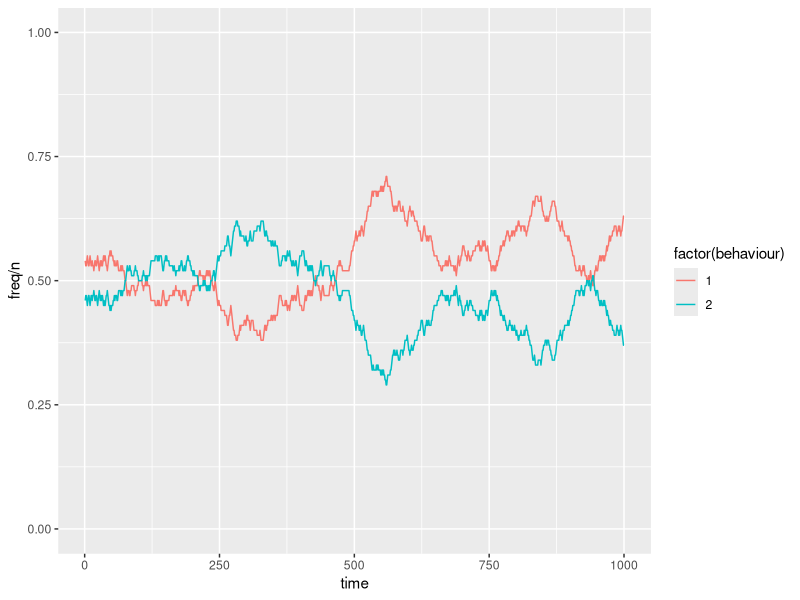
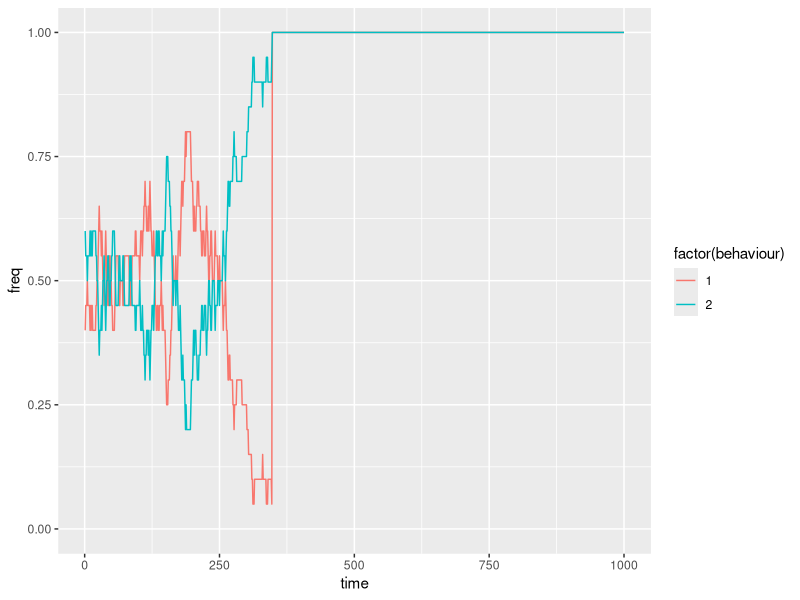
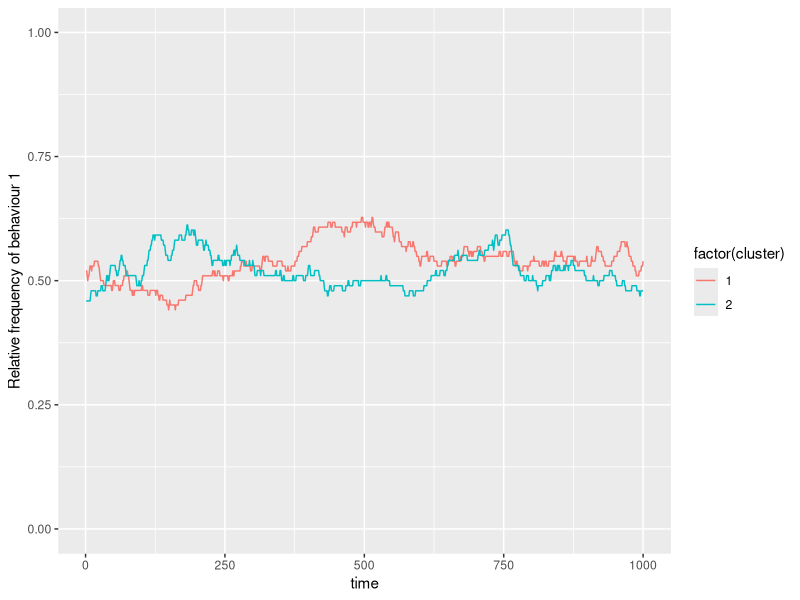
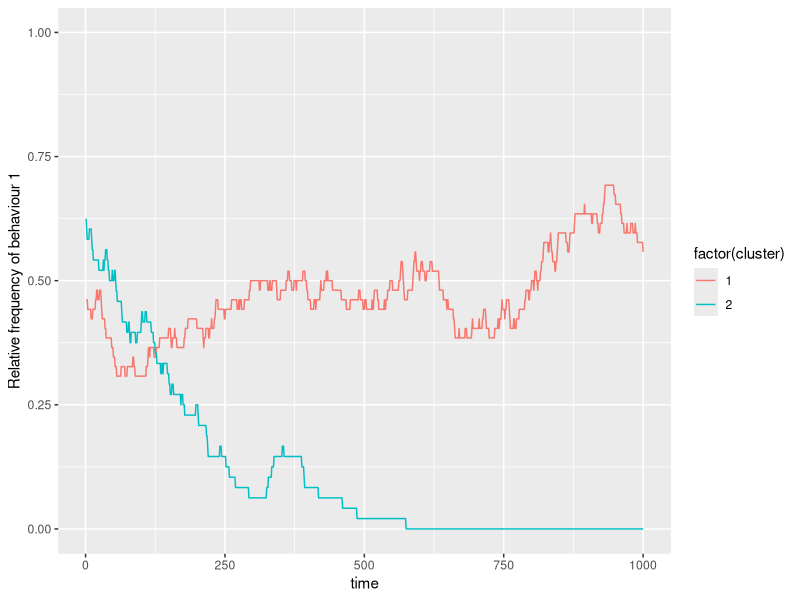
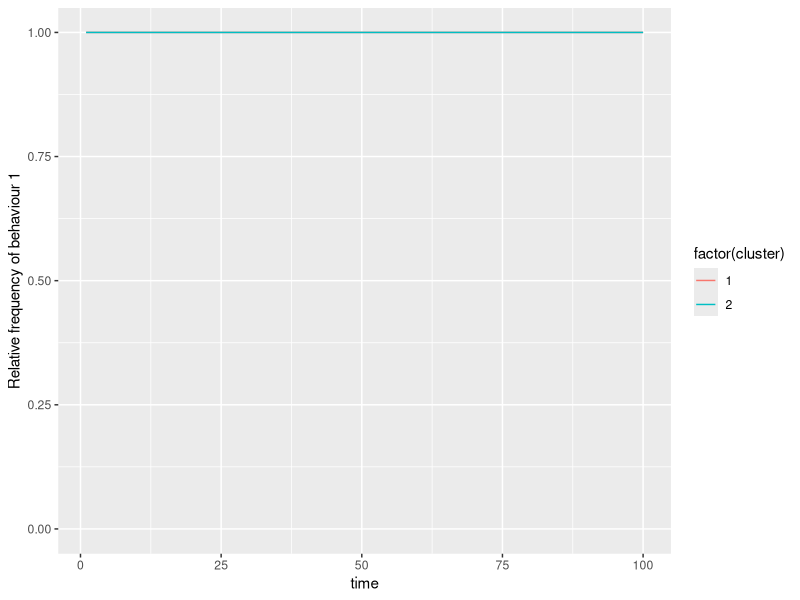
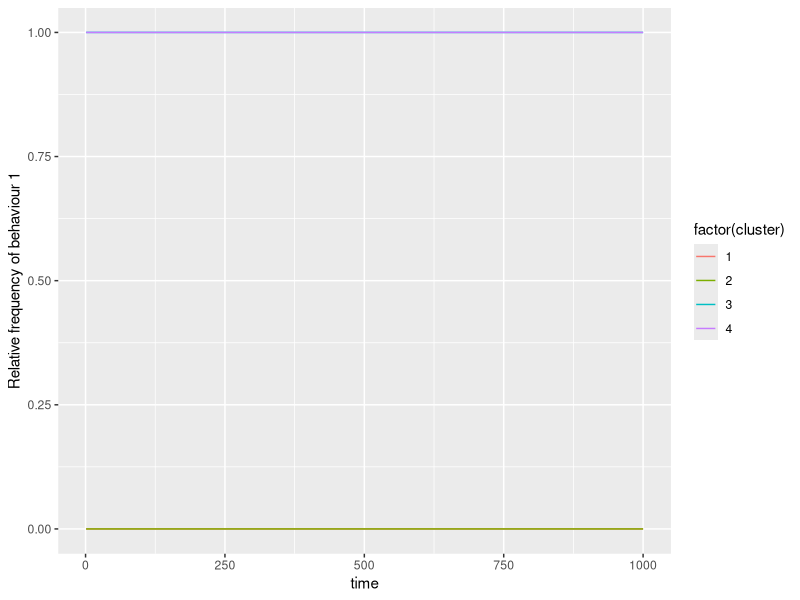
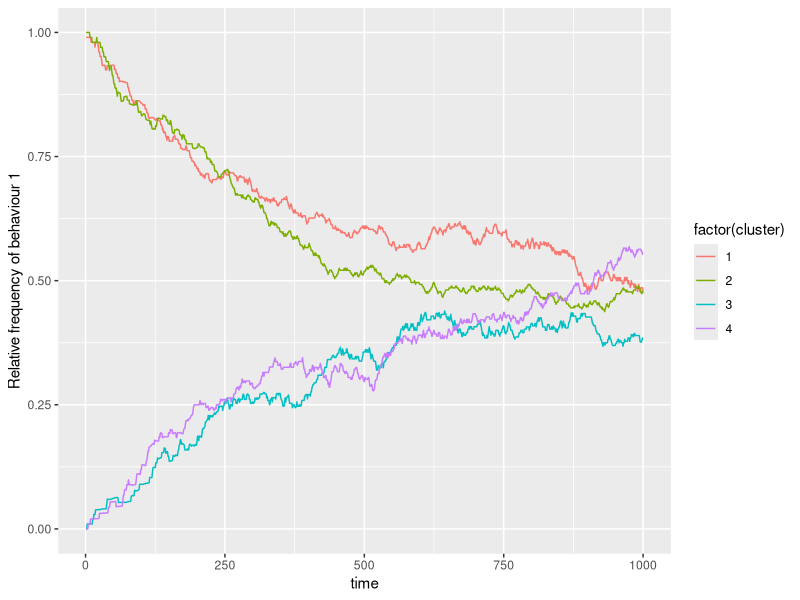
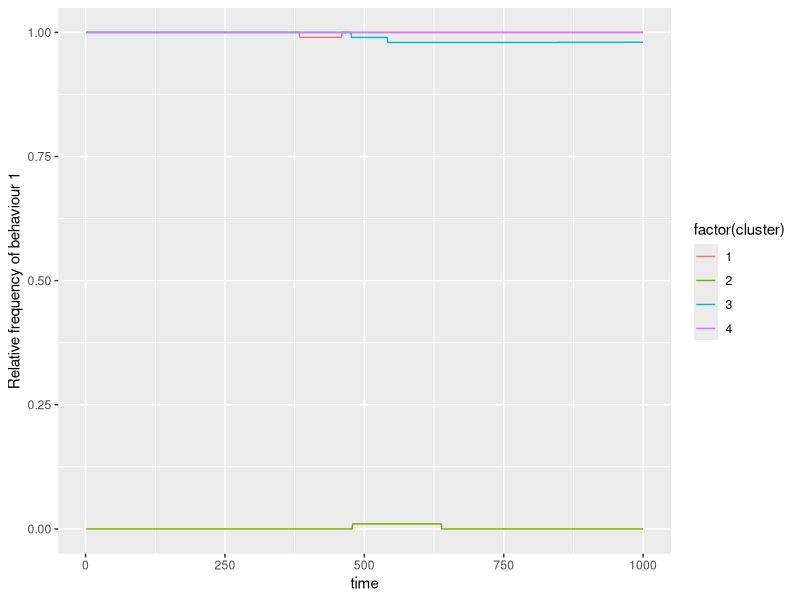

These charts were generated, in order, by the following R code:
## ---- chunk 1
n <- 100
b <- 2

behaviours <- sample(x=b, size=n, replace=TRUE)
behaviours[1:10]
table(behaviours)
## ---- chunk 2
t <- 1000
recbehav <- matrix(NA, nrow=t, ncol=b)

for(timestep in 1:t){
  # choose a random observer and a random individual to observe 
  observer_model <- sample(x=n, size=2, replace=F)
  # let observer acquire trait from model
  behaviours[ observer_model[1] ] <- behaviours[ observer_model[2] ]
  # record the frequency of each trait in each timestep
  recbehav[timestep,] <- table(behaviours)
}
## ---- chunk 3
library(ggplot2)
library(reshape2)
recbehav_d <- melt(recbehav)
colnames(recbehav_d) <- c("time", "behaviour","freq")

ggplot(recbehav_d) + 
  geom_line(aes(x=time, y=freq/n, col=factor(behaviour))) + 
  scale_y_continuous(limits=c(0,1))
## ---- chunk 4
migrationModel <- function(POPSIZE, NBEHAVIOUR, NTIMESTEPS){
  behaviours <- sample(x=NBEHAVIOUR, size=POPSIZE, replace=TRUE)
  recbehav <- matrix(NA, nrow=NTIMESTEPS, ncol=NBEHAVIOUR)
  
  for(timestep in 1:NTIMESTEPS){
    # choose a random observer and a random individual to observe 
    observer_model <- sample(x=POPSIZE, size=2, replace=F)
    # let observer acquire trait from model
    behaviours[ observer_model[1] ] <- behaviours[ observer_model[2] ]
    recbehav[timestep,] <- as.numeric(table(behaviours)) / POPSIZE
  }
  return(recbehav)
}
## ---- chunk 5
# run simulation
set.seed(3)
res <- migrationModel(POPSIZE=20, NBEHAVIOUR=2, NTIMESTEPS=1000)
# turn results matrix into long format
recbehav_d <- melt(res)
# add descriptive column names
colnames(recbehav_d) <- c("time", "behaviour","freq")
# plot results
ggplot(recbehav_d) + 
  geom_line(aes(x=time, y=freq, col=factor(behaviour))) + 
  scale_y_continuous(limits=c(0,1))
## ---- chunk 6
migrationModel <- function(NPOP, POPSIZE, NBEHAVIOUR, NTIMESTEPS){
  totalpop <- NPOP*POPSIZE
  cluster <- sample(x=NPOP, size=totalpop, replace=TRUE)
  behaviours <- sample(x=NBEHAVIOUR, size=totalpop, replace=TRUE)
  recbehav <- matrix(NA, nrow=NTIMESTEPS, ncol=NPOP)
  
  for(timestep in 1:NTIMESTEPS){
    # choose a random observer and a random individual to observe 
    observer_model <- sample(x=totalpop, size=2, replace=F)
    # let observer acquire trait from model
    behaviours[ observer_model[1] ] <- behaviours[ observer_model[2] ]
    # record the relative frequency of behaviour 1 for each cluster
    recbehav[timestep,] <- unlist(lapply(1:NPOP, function(x) 
                              sum(behaviours[cluster==x]==1) / sum(cluster==x)
                            ))
  }
  
  recbehav_d <- melt(recbehav)
  colnames(recbehav_d) <- c("time", "cluster","freq")
  return(recbehav_d)
}

# run simulation
set.seed(4)
res <- migrationModel(NPOP=2, POPSIZE=100, NBEHAVIOUR=2, NTIMESTEPS=1000)

# plot results
ggplot(res) + 
  geom_line(aes(x=time, y=freq, col=factor(cluster))) + 
  scale_y_continuous(limits=c(0,1)) + 
  ylab("Relative frequency of behaviour 1")
## ---- chunk 7
migrationModel <- function(NPOP, POPSIZE, NBEHAVIOUR, NTIMESTEPS){
  totalpop <- NPOP*POPSIZE
  cluster <- sample(x=NPOP, size=totalpop, replace=TRUE)
  behaviours <- sample(x=NBEHAVIOUR, size=totalpop, replace=TRUE)
  recbehav <- matrix(NA, nrow=NTIMESTEPS, ncol=NPOP)
  
  for(timestep in 1:NTIMESTEPS){
    # choose a random cluster
    clusterid <- sample(NPOP, 1)
    # if there are at least two individuals in this cluster
    if(sum(cluster==clusterid)>1){
      # choose a random observer and a random individual to observe within the same cluster 
      observer_model <- sample(x=totalpop, size=2, replace=F, 
                               prob=(cluster==clusterid)*1)
      behaviours[ observer_model[1] ] <- behaviours[ observer_model[2] ]
    }
    recbehav[timestep,] <- unlist(lapply(1:NPOP, function(x) 
      sum( behaviours[cluster==x]==1 ) / sum(cluster==x)))
  }
  
  recbehav_d <- melt(recbehav)
  colnames(recbehav_d) <- c("time", "cluster","freq")
  return(recbehav_d)
}

set.seed(20)
res <- migrationModel(NPOP=2, POPSIZE=50, NBEHAVIOUR=2, NTIMESTEPS=1000)
ggplot(res) + 
  geom_line(aes(x=time, y=freq, col=factor(cluster))) + 
  scale_y_continuous(limits=c(0,1)) + 
  ylab("Relative frequency of behaviour 1")
## ---- chunk 8
migrationModel <- function(NPOP, POPSIZE, NBEHAVIOUR, NTIMESTEPS){
  totalpop <- NPOP*POPSIZE
  behaviours <- rep(sample(NBEHAVIOUR,size=NPOP,replace=T), each=POPSIZE)
  cluster <- rep(1:NPOP, each=POPSIZE)
  recbehav <- matrix(NA, nrow=NTIMESTEPS, ncol=NPOP)
  
  for(timestep in 1:NTIMESTEPS){
    clusterid <- sample(NPOP, 1)
    if(sum(cluster==clusterid)>1){
      observer_model <- sample(x=totalpop, size=2, replace=F, 
                               prob=(cluster==clusterid)*1)
      behaviours[ observer_model[1] ] <- behaviours[ observer_model[2] ]
    }
    recbehav[timestep,] <- unlist(lapply(1:NPOP, function(x) 
      sum( behaviours[cluster==x]==1 ) / sum(cluster==x)))
  }
  
  recbehav_d <- melt(recbehav)
  colnames(recbehav_d) <- c("time", "cluster","freq")
  return(recbehav_d)
}

res <- migrationModel(NPOP=2, POPSIZE=50, NBEHAVIOUR=2, NTIMESTEPS=100)
ggplot(res) + 
  geom_line(aes(x=time, y=freq, col=factor(cluster))) + 
  scale_y_continuous(limits=c(0,1)) + 
  ylab("Relative frequency of behaviour 1")
## ---- chunk 9
migrationModel <- function(NPOP, POPSIZE, NBEHAVIOUR, NTIMESTEPS, MIGRATION){
  totalpop <- NPOP*POPSIZE
  behaviours <- rep(sample(NBEHAVIOUR,size=NPOP,replace=T), each=POPSIZE)
  cluster <- rep(1:NPOP, each=POPSIZE)
  recbehav <- matrix(NA, nrow=NTIMESTEPS, ncol=NPOP)
  for(timestep in 1:NTIMESTEPS){
    clusterid <- sample(NPOP, 1)
    if(sum(cluster==clusterid)>1){
      observer_model <- sample(x=totalpop, size=2, replace=F, 
                               prob=(cluster==clusterid)*1)
      behaviours[ observer_model[1] ] <- behaviours[ observer_model[2] ]
    }
    # migration to another cluster
    if((runif(1,0,1) <= MIGRATION) & (NPOP > 1)){
      cluster[ observer_model[1] ] <- sample((1:NPOP)[-clusterid], 1)
    }
    recbehav[timestep,] <- unlist(lapply(1:NPOP, function(x) 
      sum( behaviours[cluster==x]==1 ) / sum(cluster==x)))
  }
  
  recbehav_d <- melt(recbehav)
  colnames(recbehav_d) <- c("time", "cluster","freq")
  return(recbehav_d)
}
## ---- chunk 10
res <- migrationModel(NPOP=4, POPSIZE=100, NBEHAVIOUR=2, NTIMESTEPS=1000, MIGRATION=0)
ggplot(res) + 
  geom_line(aes(x=time, y=freq, col=factor(cluster))) + 
  scale_y_continuous(limits=c(0,1)) + 
  ylab("Relative frequency of behaviour 1")
## ---- chunk 11
set.seed(2)
res <- migrationModel(NPOP=4, POPSIZE=100, NBEHAVIOUR=2, NTIMESTEPS=1000, MIGRATION=1)
ggplot(res) + 
  geom_line(aes(x=time, y=freq, col=factor(cluster))) + 
  scale_y_continuous(limits=c(0,1)) + 
  ylab("Relative frequency of behaviour 1")
## ---- chunk 12
set.seed(1)
res <- migrationModel(NPOP=4, POPSIZE=100, NBEHAVIOUR=2, NTIMESTEPS=1000, MIGRATION=0.01)
ggplot(res) + 
  geom_line(aes(x=time, y=freq, col=factor(cluster))) + 
  scale_y_continuous(limits=c(0,1)) + 
  ylab("Relative frequency of behaviour 1")
## ---- chunk 13
set.seed(1)
repeatedRun <- do.call("rbind", 
  lapply(1:100, function(run){
    # run individual simulation
    res <- migrationModel(NPOP=2, POPSIZE=100, NBEHAVIOUR=2, NTIMESTEPS=1000, MIGRATION=.05)
    # return only the frequency for each cluster at the last time step
    resLast <- res[res[,"time"]==max(res[,"time"]),"freq"]
    return(resLast)
  })
  )

# plot results
ggplot(as.data.frame(repeatedRun)) + 
  geom_point(aes(x=V1, y=V2)) + 
  xlab("Frequency in cluster 1") + 
  ylab("Frequency in cluster 2")

# return mean absolute difference of behaviour frequency between the two clusters
mean(abs(repeatedRun[,1]-repeatedRun[,2]))
## ---- chunk 14
migrationModelAnalysed <- function(NPOP, POPSIZE, NBEHAVIOUR, NTIMESTEPS, MIGRATION, REPETITIONS){
  totalpop <- NPOP*POPSIZE
  recbehavFreq <- matrix(NA, ncol=NPOP, nrow=REPETITIONS)
  # run repeated independent simulations
  for(repetitions in 1:REPETITIONS){
    behaviours <- rep(sample(NBEHAVIOUR,size=NPOP,replace=T), each=POPSIZE)
    cluster <- rep(sample(NPOP), each=POPSIZE)
    for(timestep in 1:NTIMESTEPS){
      clusterid <- sample(NPOP, 1)
      if(sum(cluster==clusterid)>1){
        observer_model <- sample(x=totalpop, size=2, replace=F, 
                                 prob=(cluster==clusterid)*1)
        behaviours[ observer_model[1] ] <- behaviours[ observer_model[2] ]
      }
      if((runif(1,0,1) <= MIGRATION) & (NPOP > 1)){
        cluster[ observer_model[1] ] <- sample((1:NPOP)[-clusterid], 1)
      }
    }
    recbehavFreq[repetitions, ] <- unlist(lapply(1:NPOP, function(x) 
      sum( behaviours[cluster==x]==1 ) / sum(cluster==x))) 
  }

  return(
  data.frame(migration=MIGRATION, 
             absdiff  = (abs(recbehavFreq[,1]-recbehavFreq[,2])))
  )
}
## ---- chunk 15
migrationModelAnalysed(NPOP=2, POPSIZE=50, NBEHAVIOUR=2, NTIMESTEPS=1000, MIGRATION=.05, REPETITIONS=5)
## ---- chunk 16
set.seed(2)
repeatedRun <- do.call("rbind",
  lapply(seq(from=0, to=1, by=0.05), function(migration){
    migrationModelAnalysed(NPOP=2, POPSIZE=50, NBEHAVIOUR=2, NTIMESTEPS=10000, MIGRATION=migration, REPETITIONS=20)
  })
  )
## ---- chunk 17
ggplot(repeatedRun) + 
  geom_point(aes(x=migration, y=absdiff)) +
  geom_smooth(aes(x=migration, y=absdiff)) +
  xlab("Migration rate") + 
  ylab("Average frequency difference between clusters") 
## ---- chunk 18
adj <- matrix(c(0,1,0,  1,1,1,  0,1,0), nrow=3)
adj
